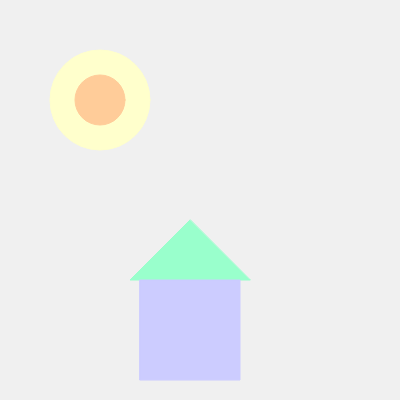
Frame 1 (no input)
Frame 60 (no input): identical to frame 1, image omitted
Frame 120 (the mouse pressed at the canvas centre since frame 60): identical to frame 1, image omitted

The p5.js sketch that drew this single still picture (run headless with seeded random() and noise() and a simulated clock; from frame 60 on, the mouse is pressed at the canvas centre):

// p5.js sketch
// ── sketch.js
function setup() {
	createCanvas(400, 400);//dimensione canvas
}

function draw() {
	background(240);
	
	push();
  	translate(50, 50);//permette di spostare le coordinate
	//i rettandoli hanno tutti le stesse dimensioni e grazie a translate cambiano di posizione
    fill(255, 255, 204);
    stroke(255, 255, 204);
  	ellipse(50, 50, 100, 100);
    fill(255, 204, 153);
    stroke(255, 204, 153);
  	ellipse(50, 50, 50, 50);
	pop();

	push();
  	translate(250, 280);
	fill(153, 255, 204);
    stroke(153, 255, 204);
    triangle(-60,-60, -120, 0, 0, 0);
  	//rect(0, 0, 100, 100);
	pop();

	push();
  	translate(140, 280);
	fill(204, 204, 255);
    stroke(204, 204, 255);
  	rect(0, 0, 100, 100);
	pop();
}
